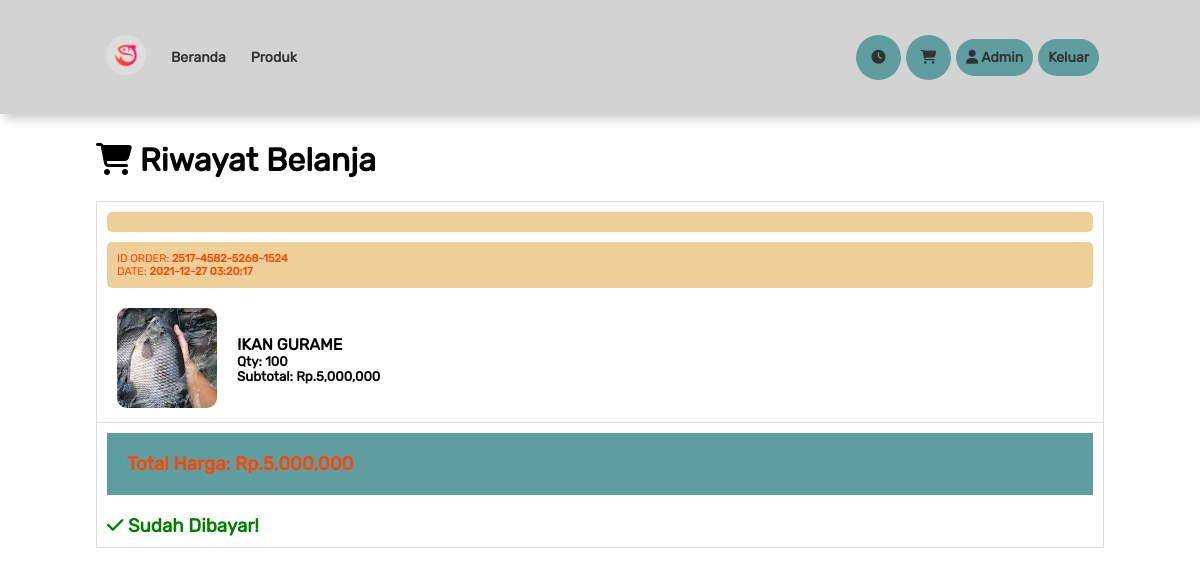
Screenshot of /transhistory.php (signed in) with the database file from the repository.
### tables this page shows
CREATE TABLE `trans` (
  `id_data` int(255) NOT NULL,
  `id_prd` int(255) NOT NULL,
  `username` varchar(255) NOT NULL,
  `qty` int(255) NOT NULL,
  `total` int(255) NOT NULL,
  `kode_reg` varchar(255) NOT NULL,
  `status` int(1) NOT NULL,
  `tanggal` varchar(255) NOT NULL
);

CREATE TABLE `produk` (
  `id_data` int(255) NOT NULL,
  `nama` varchar(255) NOT NULL,
  `kategori` int(255) NOT NULL,
  `deskripsi` text NOT NULL,
  `foto` varchar(255) NOT NULL,
  `harga` int(255) NOT NULL,
  `qty` int(255) NOT NULL,
  `satuan` varchar(255) NOT NULL
);

### backend/model/Querybuilder.php (called while the page is built, shortened)
<?php
require 'Database.php';
class Querybuilder
{
   private $tableName;
   function __construct($dbname)
   {
      $this->tableName = $dbname;
   }
   function select($clause)
   {
      $dbconf = new Database();
      $table = $this->tableName;
      $query = "SELECT * FROM $table WHERE $clause";
      $exe = mysqli_query($dbconf->connect(),$query);
      $data['rows'] = mysqli_num_rows($exe);
      $data['single'] = mysqli_fetch_array($exe);
      $data['result'] = $exe;
      return $data;
   }
   function selectAll($clause)
   {
      $dbconf = new Database();
      $table = $this->tableName;
      $query = "SELECT * FROM $table WHERE $clause";
      $exe = mysqli_query($dbconf->connect(),$query);
      $data['rows'] = mysqli_num_rows($exe);
      $data['result'] = $exe;
      return $data;
   }
}

### backend/model/Database.php (called while the page is built)
<?php
class Database
{
   function connect()
   {
      $username = 'root';
      $password = '';
      $host = 'localhost';
      $db = "sipit";
      return mysqli_connect($host, $username, $password, $db);
   }
}

### transhistory.php (the view, shortened to what this page needs)
<?php
require 'backend/model/Querybuilder.php';
$bPrd = new Querybuilder("produk");
$bTrans = new Querybuilder("trans");
$bRec = new Querybuilder("receipt");
$user = $_SESSION['user'];
?>
<!DOCTYPE Html>
<html>
<head>
   <link rel="stylesheet" href="assets/css/style.css"/>
</head>
   <body style="padding:0;margin:0;box-sizing: border-box;font-family: 'Rubiks'">
   <?php
   include 'temps/navbar.php';
   ?>
   <div class="wrapper-cart" style="padding-bottom: 100px;">
      <h1><i class="fas fa-shopping-cart"></i> Riwayat Belanja</h1>
      <div class="hist-items">
         <?php
         $group = $bTrans->selectAll("username = '$user' GROUP BY kode_reg ORDER BY id_data DESC");
         while($fgr = mysqli_fetch_array($group['result']))
         {
            $kodeReg = $fgr['kode_reg'];
            $gItems = $bTrans->selectAll("kode_reg = '$kodeReg'");
            $status = $bTrans->selectAll("status = '1' AND kode_reg = '$kodeReg'");
            $upStatus = $bRec->select("kode_reg = '$kodeReg'");
            ?>
            <div class="reg-group">
               <p style="margin:0;padding:10px;background: #eecf97;color:#FF4500;margin:10px;border-radius: 5px;">
               <p style="margin:0;padding:10px;background: #eecf97;color:#FF4500;margin:10px;border-radius: 5px;">
                  ID Order: <b><?= $kodeReg ?></b><br>
                  DATE: <b><?= $fgr['tanggal'] ?></b>
               </p>
               <?php
               $totalGroup = 0;
               while($fitem = mysqli_fetch_array($gItems['result']))
               {
                  $idprd = $fitem['id_prd'];
                  $prdData = $bPrd->select("id_data = '$idprd'")['single'];
                  $totalGroup += $fitem['total'];
                  ?>
                  <div class="group-items">
                     <div>
                        <img src="image/<?= $prdData['foto'] ?>" style="width:100px;height:100px;object-fit: cover;border-radius:10px;">
                     </div>
                     <div>
                        <h4 style="text-transform: uppercase;margin:0;padding:0;"><?= $prdData['nama'] ?></h4>
                        <h5 style="margin: 0;padding:0;">Qty: <?= $fitem['qty'] ?></h5>
                        <h5 style="margin: 0;padding:0;">Subtotal: Rp.<?= number_format($fitem['total']) ?></h5>
                     </div>
                  </div>
                  <?php
               }
               ?>
               <h3 style="padding:10px;background: #5F9EA0;color:#FF4500;margin:10px;padding:20px;">Total Harga: Rp.<?= number_format($totalGroup) ?></h3>
               <?php
               if($status['rows'] == 0)
               {
                  if($upStatus['rows'])
                  {
                     if($upStatus['single']['status'] == 0)
                     {
                        ?>
                        <h3 style="padding:10px;color:#FF4500;">Bukti Pembayaran Sedang diverifikasi...</h3>
                        <?php
                     }
                  }
                  else{
                     ?>
                    <p style="font-size:16px;color:#333;">
                       Silahkan lakukan transfer sejumlah <b>RP.<?= number_format($totalGroup) ?></b> ke Nomor Rekening Berikut:<br><br>
                       Nama Bank: <b>BANK BRI</b><br>
                       A/N: <b>SIPIT</b><br>
                       No. Rekening: <b>0123-4567-8910</b><br><br>
                       Jika sudah melakukan transfer, upload bukti transfer dengan klik Tombol Dibawah.<br>
                       Jika sudah upload, tunggu hingga admin mengkonfirmasi pembayaraan.<br>
                       pembayaran akan dikonfirmasi pada waktu jam kerja 360/24
                    </p>
                     <a href="upload-bukti.php?reg=<?= $kodeReg ?>" style="color:orange;display: block;padding:10px;text-decoration: none">
                        <i class="fas fa-upload"></i> Upload Bukti Pembayaran
                     </a>
                     <?php
                  }
               }
               else{
                  ?>
                  <h3 style="padding:10px;color:green;"><i class="fas fa-check"></i> Sudah Dibayar!</h3>
                  <?php
               }
               ?>
            </div>
            <?php
         }
         ?>
      </div>
   </div>
   </body>
</html>

### assets/css/style.css (style rules this page uses)
.jumbotron>h1,h4 { margin:0; padding:0; }
body { font-family: "Second"; margin:0; padding:0; }
.product-wrapper > h4,h5,h3 { margin:0; }
.prd-wrapper > div > h1,p { padding:0; margin:0; }
.wrapper-cart { display: block; width:100%; padding-top:120px; padding-left:8%; padding-right:8%; box-sizing: border-box; }
.reg-group { border:1px solid #ddd; margin-bottom: 10px; }
.reg-group > p { font-size:11px; color:#ccc; text-transform: uppercase; }
.group-items { display: flex; flex-flow: row wrap; justify-content: flex-start; align-items: center; padding:10px; border-bottom: 1px solid #ddd; }
.group-items>div { padding-left:10px; padding-right:10px; }
.sect-heading > h1,p { margin:0; padding:10px; }
.order-item > h4,h5 { margin:0; padding:5px; }

### rows the page displays
trans: kode_reg "2517-4582-5268-1524", tanggal "2021-12-27 03:20:17", id_prd.foto (picture), id_prd.nama "IKAN GURAME", qty "100", total "5,000,000", totalGroup "5,000,000"
